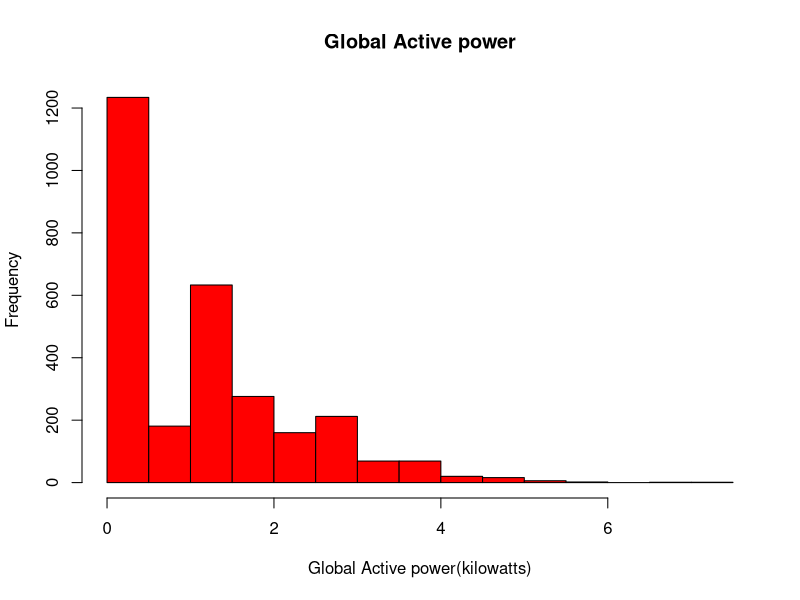

This chart was generated by the following R code:

# Data has been cleaned by clean.R
# See repo for what happened in the script :) 

library(data.table)
# read small Data set
dt <-fread("workingData.csv")

# need to make it bigger..
png("plot1.png", width = 600, height = 600)
# plotting with hist 
with(dt, hist(Global_active_power, 
              main = "Global Active power",
              col = "red",
              xlab = "Global Active power(kilowatts)"))

# copy to file
#dev.copy(png,"plot1.png")
dev.off()
